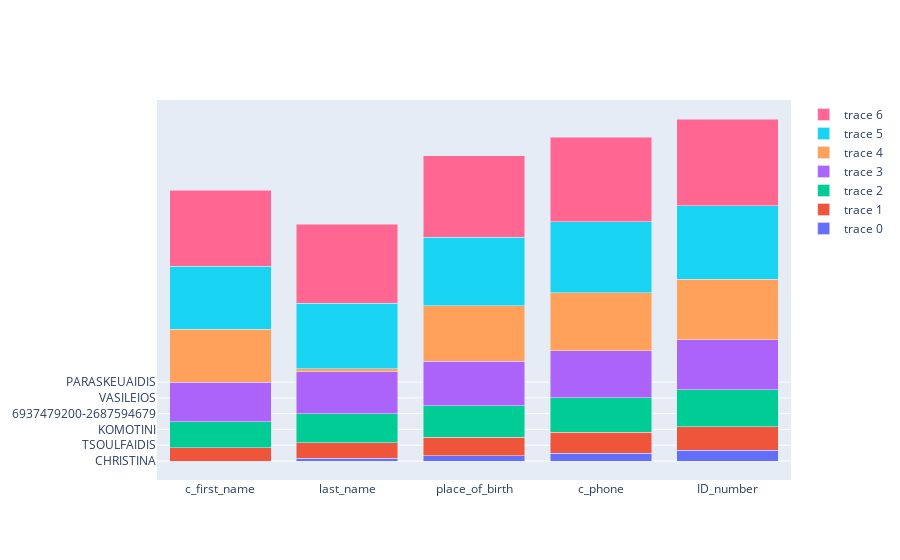

Source (notebook cell):
### Code cell
import plotly.graph_objects as go

CITIZEN=['c_first_name','last_name','place_of_birth','c_phone','ID_number']
     
fig = go.Figure(go.Bar(x=CITIZEN, y=['CHRISTINA','LAZARIDOU','ΧΑΝΤΗΙ','6974729992-2046784812','AH453569']))
fig.add_trace(go.Bar(x=CITIZEN, y=['ANASTASIOS','TSOULFAIDIS','ALEXANDROUPOLI','6946933857-2310548082','AK345639']))
fig.add_trace(go.Bar(x=CITIZEN, y=['PETROS','LOUKAS','KOMOTINI','6999097655-2261061785','AH214675']))
fig.add_trace(go.Bar(x=CITIZEN, y=['EFFROSYNI','ANTONIADOU','KAVALA','6937479200-2687594679','AN756482']))
fig.add_trace(go.Bar(x=CITIZEN, y=['ELENI','LAZARIDOU','SERRES','6914811565-2099493544','AK573645']))
fig.add_trace(go.Bar(x=CITIZEN, y=['VASILEIOS','SERKETZIS','IRAKLIO','6954626287-2842352456','AK102452']))
fig.add_trace(go.Bar(x=CITIZEN, y=['FWTIOS','PARASKEUAIDIS','KOZANI','6950575352-2625058767','AB384635']))

fig.update_layout(barmode='stack')
fig.update_xaxes(categoryorder='array', categoryarray= ['c_first_name','last_name','place_of_birth','c_phone','ID_number'])
fig.show()

### Figure 1 — Plotly figure (JSON) as saved in the notebook; plotly's stock layout.template omitted (floating-point values rounded to 4 significant figures)
{"data": [{"type": "bar", "x": ["c_first_name", "last_name", "place_of_birth", "c_phone", "ID_number"], "y": ["CHRISTINA", "LAZARIDOU", "ΧΑΝΤΗΙ", "6974729992-2046784812", "AH453569"]}, {"type": "bar", "x": ["c_first_name", "last_name", "place_of_birth", "c_phone", "ID_number"], "y": ["ANASTASIOS", "TSOULFAIDIS", "ALEXANDROUPOLI", "6946933857-2310548082", "AK345639"]}, {"type": "bar", "x": ["c_first_name", "last_name", "place_of_birth", "c_phone", "ID_number"], "y": ["PETROS", "LOUKAS", "KOMOTINI", "6999097655-2261061785", "AH214675"]}, {"type": "bar", "x": ["c_first_name", "last_name", "place_of_birth", "c_phone", "ID_number"], "y": ["EFFROSYNI", "ANTONIADOU", "KAVALA", "6937479200-2687594679", "AN756482"]}, {"type": "bar", "x": ["c_first_name", "last_name", "place_of_birth", "c_phone", "ID_number"], "y": ["ELENI", "LAZARIDOU", "SERRES", "6914811565-2099493544", "AK573645"]}, {"type": "bar", "x": ["c_first_name", "last_name", "place_of_birth", "c_phone", "ID_number"], "y": ["VASILEIOS", "SERKETZIS", "IRAKLIO", "6954626287-2842352456", "AK102452"]}, {"type": "bar", "x": ["c_first_name", "last_name", "place_of_birth", "c_phone", "ID_number"], "y": ["FWTIOS", "PARASKEUAIDIS", "KOZANI", "6950575352-2625058767", "AB384635"]}], "layout": {"barmode": "stack", "xaxis": {"categoryarray": ["c_first_name", "last_name", "place_of_birth", "c_phone", "ID_number"], "categoryorder": "array"}}}
